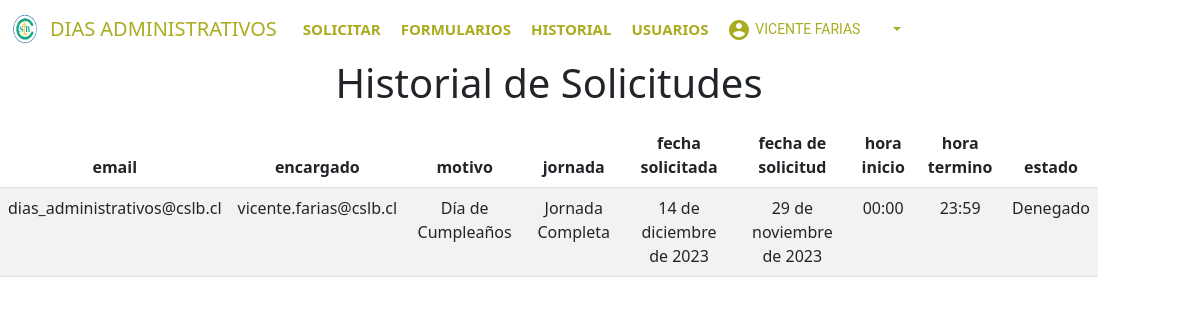
Before: /historial/ (signed in) with the older database file.
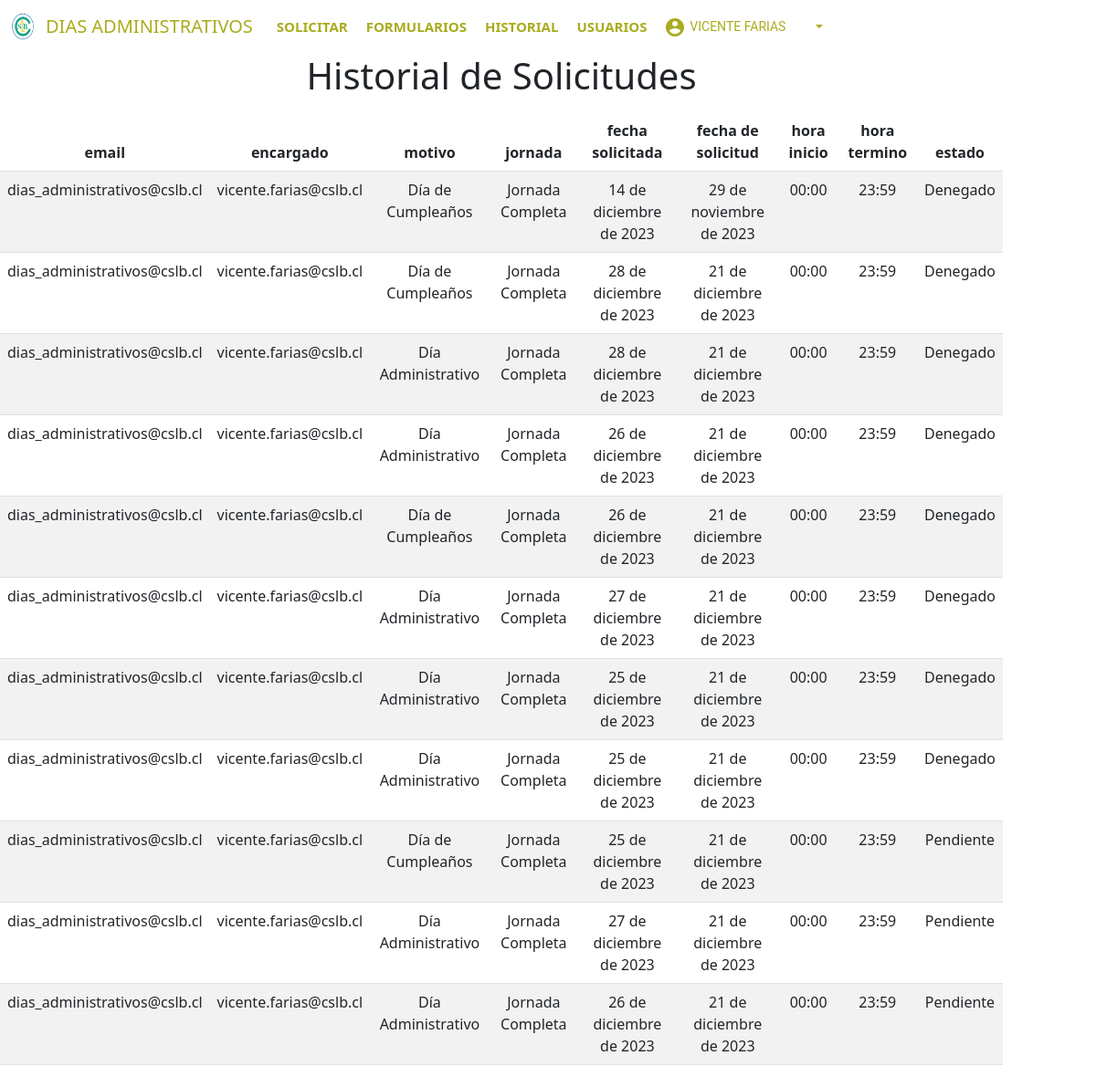
After: the same page with the newer database file.
### proyectoapp/models.py (models this page shows, shortened)
class User(AbstractUser):
    password = models.CharField(max_length=100, verbose_name='contraseña', default="1320")
    username = models.CharField(max_length=150, unique=True)
    first_name = models.CharField(max_length=30)
    last_name = models.CharField(max_length=30)
    email = models.EmailField(unique=True, blank=True, null=True)
    jefe = models.EmailField('correo jefe', max_length=254)
    jefe_id = models.IntegerField(default=None, null=True, blank=True)
    grupo_encargado_id = models.IntegerField(default=None, null=True, blank=True)  # Campo para almacenar group_id
    is_superuser = models.BooleanField(default=False)
    birthday = models.DateField('Cumpleaños',blank=True, null=True)
    date_joined = models.DateTimeField('Fecha Ingreso', default=timezone.now)
    dias_tomados = models.FloatField(default=0, verbose_name='Días Tomados')
    dias_restantes = models.FloatField(default=2, verbose_name='Días Restantes')
    dias_cumpleaños = models.FloatField(default=1, verbose_name='Días cumpleaños')

class Formulario(models.Model):
    email = models.EmailField()
    encargado = models.EmailField(default='Sin encargado')
    motivo = models.IntegerField(choices=options_mot, default='Dia Administrativo')
    jornada = models.FloatField(choices=options_jor, default='Jornada Completa')
    fecha = models.DateField()
    hora_ingreso = models.TimeField()
    hora_regreso = models.TimeField()
    created_at = models.DateField(auto_now_add=True)
    estado = models.IntegerField(choices=options, default=2)
    group_id = models.IntegerField(default=None, null=True, blank=True)  # Campo para almacenar group_id
    encargado_id = models.IntegerField(default=None, null=True, blank=True)

### proyectoapp/views.py (the view)
# urls.py: path('historial/', login_required(views.historial), name='historial'),
def historial(request):
    usuario = request.user
    cursor = connection.cursor()
    cursor.execute("SELECT group_id FROM proyectoapp_user_groups WHERE user_id = %s", [usuario.id])
    group_id = cursor.fetchone()[0]  # Obtiene el primer valor de la consulta
    if group_id in [10, 4]:  # Verifica si group_id está en la lista [1, 2, 4]
        formListados = Formulario.objects.filter(group_id=group_id).order_by('created_at')
    elif group_id in [11]:
        formListados = Formulario.objects.order_by('created_at')
    else:
        pass
    return render(request, "proyectoapp/historial.html", {"formularios": formListados})

### proyectoapp/templates/proyectoapp/historial.html (shortened to what this page needs)
{% extends "../base.html" %} {% load crispy_forms_tags%} {% load static %}
{%block content%}
<!DOCTYPE html>
<html lang="en">
<head>
    <link rel="stylesheet" type="text/css" href='{% static "CSS/body_nav.css"%}' />
    <link rel="stylesheet" type="text/css" href='{% static "CSS/style_so.css"%}' />
    <link href="https://cdn.jsdelivr.net/npm/bootstrap@5.3.0-alpha1/dist/css/bootstrap.min.css" rel="stylesheet"
 />
    <link rel="stylesheet" href="https://cdnjs.cloudflare.com/ajax/libs/font-awesome/4.7.0/css/font-awesome.min.css" />
    <link rel="stylesheet" href="https://cdnjs.cloudflare.com/ajax/libs/animate.css/4.1.1/animate.min.css" />
</head>
<body>
    <div class="row" style="text-align: center;">
        <div class="col-sm-12 col-md-6 col-lg-12 col-xl-11">
            <h1>Historial de Solicitudes</h1>
            <div class="table-responsive py-2">
                <table class="table table-striped">
                    <thead>
                        <tr>
                            <th>email</th>
                            <th>encargado</th>
                            <th>motivo</th>
                            <th>jornada</th>
                            <th>fecha solicitada</th>
                            <th>fecha de solicitud</th>
                            <th>hora inicio</th>
                            <th>hora termino</th>
                            <th>estado</th>
                        </tr>
                    </thead>
                    <tbody>
                        {% if formularios %}
                        {% for c in formularios %}
                        <tr>
                            <td>{{c.email}}</td>
                            <td>{{c.encargado}}</td>
                            <td>
                                {% if c.motivo == 0 %}
                                Día de Cumpleaños
                                {% elif c.motivo == 1 %}
                                Día Administrativo
                                {% else %}
                                {{c.motivo}}
                                {% endif %}
                            </td>
                            <td>
                                {% if c.jornada == 1 %}
                                Jornada Completa
                                {% elif c.jornada == 0.5 %}
                                1/2 Jornada
                                {% elif c.jornada == 0.25 %}
                                1/4 Jornada
                                {% else %}
                                {{c.jornada}}
                                {% endif %}
                            </td>
                            <td>{{c.fecha}}</td>
                            <td>{{c.created_at}}</td>
                            <td>{{c.hora_ingreso}}</td>
                            <td>{{c.hora_regreso}}</td>
                            <td>
                                {% if c.estado == 0 %}
                                Denegado
                                {% elif c.estado == 1 %}
                                Aprobado
                                {% elif c.estado == 2 %}
                                Pendiente
                                {% elif c.estado == 3 %}
                                Tomado
                                {% elif c.estado == 4 %}
                                No Tomado
                                {% else %}
                                {{ c.estado }}
                                {% endif %}
                            </td>
                        </tr>
                        {% endfor %}
                        {% else %}
                        <tr>
                            <td style="text-align: center;" colspan="10">No hay historial de formularios.</td>
                        </tr>
                        {% endif %}
                    </tbody>
                </table>
            </div>
        </div>
    </div>
</body>
</html>
{% endblock %}

### proyectoapp/templates/base.html (shortened to what this page needs)
<!DOCTYPE html>
{% load static %}
<html lang="en">
  <head>
  <link rel=" stylesheet" type="text/css" href='{% static "CSS/body_nav.css" %}'>
  <link rel=" stylesheet" type="text/css" href='{% static "CSS/botton.css" %}'>
  <link href="https://cdn.jsdelivr.net/npm/bootstrap@5.3.0/dist/css/bootstrap.min.css" rel="stylesheet">
  <link rel="stylesheet" href="https://cdnjs.cloudflare.com/ajax/libs/font-awesome/4.7.0/css/font-awesome.min.css">
  <link rel="stylesheet" href="https://cdnjs.cloudflare.com/ajax/libs/animate.css/4.1.1/animate.min.css" />
  </head>
  <body>
    <nav class="navbar navbar-expand-lg" id="nav-menu">
      <img class="animate__animated animate__bounce" src='{% static "../media/image/cslb.png" %}'alt="10" width="50"height="30"/>
      <a class="navbar-brand elemento" id="nav-menu" style="background: #4f4f4f00"href='{% url "index" %}'>DIAS ADMINISTRATIVOS</a>
        {% if request.user.is_authenticated %}
          <div class="collapse navbar-collapse" id="navbarSupportedContent">
            <ul class="navbar-nav">
              <li class="nav-item">
                <a class="nav-link" href='{% url "formulario" %}'>SOLICITAR</a>
              </li>
              {% if request.user.is_superuser %}
              <li class="nav-item">
                <a class="nav-link" href='{% url "Listado" %}'>Formularios</a>
              </li>
              <li class="nav-item">
                <a class="nav-link" href='{% url "historial" %}'>Historial</a>
              </li>
              <li class="nav-item">
                <a class="nav-link" href='{% url "usuarios" %}'>Usuarios</a>
              </li>
              {%endif%}
            </ul>
              <div class="dropdown navbar-nav">
                <button class="css-nav dropdown-toggle dropdownp"type="button"data-bs-toggle="dropdown">
                  <span>
                  </span>
                  <p class="css-menu-caja">
                  {% if request.user.is_authenticated %}
                    <li><a  class="dropdown-item dropdown_sub css-nav">{{user.username | upper }}</a></li>
                  {% else %}
                    <li><a  class="dropdown-item dropdown_sub css-nav">PERFIL</a></li>
                  {%endif%}
                    </p>
                      <svg class="css-menu-int" focusable="false" aria-hidden="true"></svg>
                </button>
              </div>
          </div>
        {%endif%}
    </nav>
  {%block content%}
  {% endblock %}
  </body>
</html>

### proyectoapp/static/CSS/body_nav.css (style rules this page uses)
#nav-menu ul { font-family: "Chivo Mono" monospace; align-items: center; }
#nav-menu ul li { list-style: none; }
#nav-menu ul li a { font-size: 15px; font-weight: 700; text-transform: uppercase; color: rgb(0, 0, 0); padding: 10px; transition: 0.5s ease; ; }
.css-nav { display: inline-flex; align-items: center; justify-content: center; position: relative; box-sizing: border-box; background-color: transparent; outline: 0px; border: 0px; margin: 0px; cursor: pointer; vertical-align: middle; font-weight: 500; line-height: 24px; font-size: 0.875rem; font-family: Roboto, sans-serif; min-width: 64px; padding: 6px 8px; border-radius: 8px; }
.css-menu-int { user-select: none; width: 1.2em; height: 1em; display: inline-block; fill: currentcolor; flex-shrink: 0; transition: fill 200ms cubic-bezier(0.4, 0, 0.2, 1) 0ms; font-size: 1.5rem; }

Changed rows visible on the page:
added Formulario: email "dias_administrativos@cslb.cl", encargado "vicente.farias@cslb.cl", motivo "Día de Cumpleaños", jornada "Jornada Completa", fecha "28 de diciembre de 2023", created_at "21 de diciembre de 2023", hora_ingreso "00:00", hora_regreso "23:59", estado "Denegado"
added Formulario: email "dias_administrativos@cslb.cl", encargado "vicente.farias@cslb.cl", motivo "Día Administrativo", jornada "Jornada Completa", fecha "28 de diciembre de 2023", created_at "21 de diciembre de 2023", hora_ingreso "00:00", hora_regreso "23:59", estado "Denegado"
added Formulario: email "dias_administrativos@cslb.cl", encargado "vicente.farias@cslb.cl", motivo "Día Administrativo", jornada "Jornada Completa", fecha "26 de diciembre de 2023", created_at "21 de diciembre de 2023", hora_ingreso "00:00", hora_regreso "23:59", estado "Denegado"
added Formulario: email "dias_administrativos@cslb.cl", encargado "vicente.farias@cslb.cl", motivo "Día de Cumpleaños", jornada "Jornada Completa", fecha "26 de diciembre de 2023", created_at "21 de diciembre de 2023", hora_ingreso "00:00", hora_regreso "23:59", estado "Denegado"
added Formulario: email "dias_administrativos@cslb.cl", encargado "vicente.farias@cslb.cl", motivo "Día Administrativo", jornada "Jornada Completa", fecha "27 de diciembre de 2023", created_at "21 de diciembre de 2023", hora_ingreso "00:00", hora_regreso "23:59", estado "Denegado"
added Formulario: email "dias_administrativos@cslb.cl", encargado "vicente.farias@cslb.cl", motivo "Día Administrativo", jornada "Jornada Completa", fecha "25 de diciembre de 2023", created_at "21 de diciembre de 2023", hora_ingreso "00:00", hora_regreso "23:59", estado "Denegado"
added Formulario: email "dias_administrativos@cslb.cl", encargado "vicente.farias@cslb.cl", motivo "Día Administrativo", jornada "Jornada Completa", fecha "25 de diciembre de 2023", created_at "21 de diciembre de 2023", hora_ingreso "00:00", hora_regreso "23:59", estado "Denegado"
added Formulario: email "dias_administrativos@cslb.cl", encargado "vicente.farias@cslb.cl", motivo "Día de Cumpleaños", jornada "Jornada Completa", fecha "25 de diciembre de 2023", created_at "21 de diciembre de 2023", hora_ingreso "00:00", hora_regreso "23:59", estado "Pendiente"
added Formulario: email "dias_administrativos@cslb.cl", encargado "vicente.farias@cslb.cl", motivo "Día Administrativo", jornada "Jornada Completa", fecha "27 de diciembre de 2023", created_at "21 de diciembre de 2023", hora_ingreso "00:00", hora_regreso "23:59", estado "Pendiente"
added Formulario: email "dias_administrativos@cslb.cl", encargado "vicente.farias@cslb.cl", motivo "Día Administrativo", jornada "Jornada Completa", fecha "26 de diciembre de 2023", created_at "21 de diciembre de 2023", hora_ingreso "00:00", hora_regreso "23:59", estado "Pendiente"
